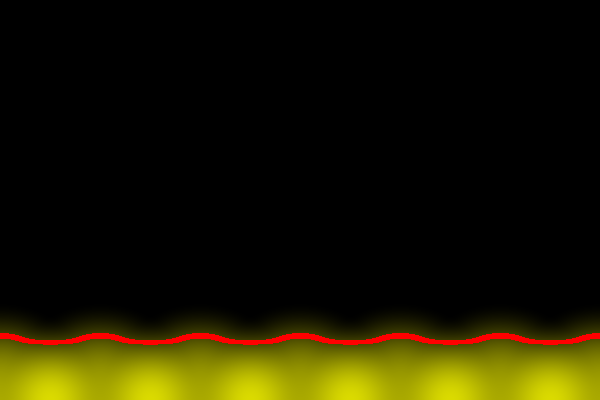
Frame 1 (no input)
Frame 60 (the mouse pressed at the canvas centre just before this capture): identical to frame 1, image omitted
Frame 120 (the mouse held since frame 60 and released just before this capture): identical to frame 1, image omitted

The Processing sketch that drew this single still picture (run headless with seeded random() and noise(); from frame 60 on, the mouse is pressed at the canvas centre):

// Processing sketch: blob13
// ── blob13.pde
PImage Img;
float [][] Temperature;
float MinBlobVal = 0.01831564; 
Blob [] Wax;

void setup() {
   size(600, 400);
   Img = createImage(width, height, RGB);
   Temperature = new float[height][width];

   makeWax();
  
   zeroTemperature();
   for (int i=0; i<Wax.length; i++) {
     Wax[i].render();
   }
   
   Img.loadPixels();
   buildImage();
   Img.updatePixels();
   image(Img, 0, 0);
}

void draw() {
}

void makeWax() {
   int numColdBlobs = 1+int(width/100);
   Wax = new Blob[numColdBlobs];
   int xcenter = 0;
   for (int i=0; i<numColdBlobs; i++) {
      Wax[i] = new Blob(i*100, height, 100);
   }
}

void zeroTemperature() {
   for (int y=0; y<height; y++) {
      for (int x=0; x<width; x++) {
         Temperature[y][x] = 0;
      }
   }
}

void buildImage() {
   for (int y=0; y<height; y++) {
      for (int x=0; x<width; x++) {
         float midT = 0.4;
         float rangeT = 0.05;
         if (abs(Temperature[y][x] - midT) < rangeT) {
            Img.set(x, y, color(255, 0, 0));
         } else {
            float t = map(Temperature[y][x], 0, 1.5, 0, 255);
            Img.set(x, y, color(t, t, 0));
         }
      }
   }
}

class Blob {
   float cx, cy;   // blob center
   float r;        // blob radius

   Blob(float acx, float acy, float ar) {
      cx = acx;
      cy = acy;
      r = ar;
   }

   void render() {
      int lox = max(0, int(cx-r));
      int hix = min(width, int(cx+r));
      int loy = max(0, int(cy-r));
      int hiy = min(height, int(cy+r));
      for (int y=loy; y<hiy; y++) {
         for (int x=lox; x<hix; x++) { 
            float d2 = sq(x-cx)+sq(y-cy);
            if (d2 > r*r) continue;
            float d = sqrt(d2);
            float h = map(d, 0, r, 1, 0);
            float v = exp(-4*h*h);
            v = map(v, 1, MinBlobVal, 0, 1);  
            Temperature[y][x] += v;
         }
      }
   }
}
